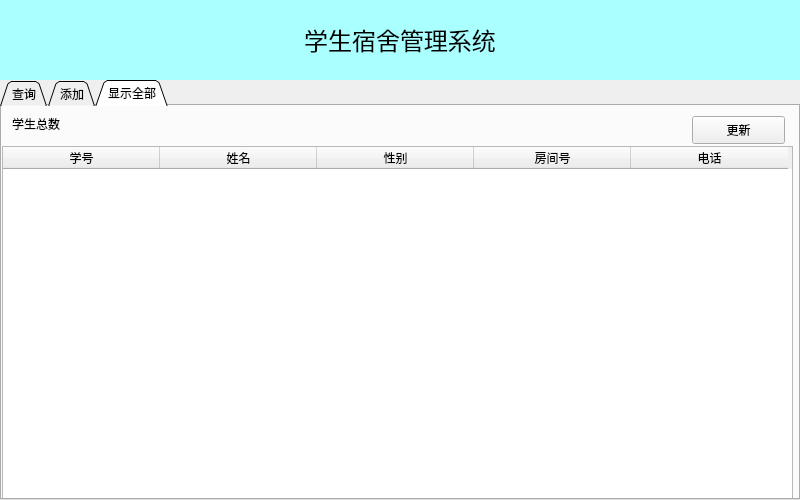
<?xml version="1.0" encoding="UTF-8"?>
<ui version="4.0">
 <class>MainWindow</class>
 <widget class="QMainWindow" name="MainWindow">
  <property name="geometry">
   <rect>
    <x>0</x>
    <y>0</y>
    <width>800</width>
    <height>500</height>
   </rect>
  </property>
  <property name="sizePolicy">
   <sizepolicy hsizetype="Fixed" vsizetype="Fixed">
    <horstretch>0</horstretch>
    <verstretch>0</verstretch>
   </sizepolicy>
  </property>
  <property name="windowTitle">
   <string>MainWindow</string>
  </property>
  <widget class="QWidget" name="centralwidget">
   <widget class="QLabel" name="label">
    <property name="geometry">
     <rect>
      <x>0</x>
      <y>0</y>
      <width>800</width>
      <height>80</height>
     </rect>
    </property>
    <property name="font">
     <font>
      <family>方正粗黑宋简体</family>
      <pointsize>18</pointsize>
     </font>
    </property>
    <property name="styleSheet">
     <string notr="true">background-color: rgb(170, 255, 255);</string>
    </property>
    <property name="text">
     <string>学生宿舍管理系统</string>
    </property>
    <property name="textFormat">
     <enum>Qt::AutoText</enum>
    </property>
    <property name="alignment">
     <set>Qt::AlignCenter</set>
    </property>
   </widget>
   <widget class="QTabWidget" name="tabWidget">
    <property name="geometry">
     <rect>
      <x>0</x>
      <y>80</y>
      <width>800</width>
      <height>420</height>
     </rect>
    </property>
    <property name="layoutDirection">
     <enum>Qt::LeftToRight</enum>
    </property>
    <property name="tabPosition">
     <enum>QTabWidget::North</enum>
    </property>
    <property name="tabShape">
     <enum>QTabWidget::Triangular</enum>
    </property>
    <property name="currentIndex">
     <number>2</number>
    </property>
    <property name="elideMode">
     <enum>Qt::ElideNone</enum>
    </property>
    <property name="usesScrollButtons">
     <bool>true</bool>
    </property>
    <property name="documentMode">
     <bool>false</bool>
    </property>
    <property name="tabsClosable">
     <bool>false</bool>
    </property>
    <widget class="QWidget" name="tab">
     <attribute name="title">
      <string>查询</string>
     </attribute>
     <widget class="QWidget" name="widget" native="true">
      <property name="geometry">
       <rect>
        <x>210</x>
        <y>50</y>
        <width>341</width>
        <height>51</height>
       </rect>
      </property>
      <layout class="QHBoxLayout" name="horizontalLayout">
       <item>
        <widget class="QLabel" name="label_2">
         <property name="text">
          <string>学号</string>
         </property>
         <property name="alignment">
          <set>Qt::AlignCenter</set>
         </property>
        </widget>
       </item>
       <item>
        <spacer name="horizontalSpacer">
         <property name="orientation">
          <enum>Qt::Horizontal</enum>
         </property>
         <property name="sizeHint" stdset="0">
          <size>
           <width>40</width>
           <height>20</height>
          </size>
         </property>
        </spacer>
       </item>
       <item>
        <widget class="QLineEdit" name="lineEdit"/>
       </item>
       <item>
        <widget class="QPushButton" name="pushButton">
         <property name="text">
          <string>查询</string>
         </property>
        </widget>
       </item>
      </layout>
     </widget>
     <widget class="QTableWidget" name="tableWidget">
      <property name="geometry">
       <rect>
        <x>80</x>
        <y>140</y>
        <width>646</width>
        <height>68</height>
       </rect>
      </property>
      <property name="rowCount">
       <number>1</number>
      </property>
      <row/>
      <column>
       <property name="text">
        <string>学号</string>
       </property>
      </column>
      <column>
       <property name="text">
        <string>姓名</string>
       </property>
      </column>
      <column>
       <property name="text">
        <string>性别</string>
       </property>
      </column>
      <column>
       <property name="text">
        <string>房间号</string>
       </property>
      </column>
      <column>
       <property name="text">
        <string>电话</string>
       </property>
      </column>
     </widget>
     <widget class="QWidget" name="widget_2" native="true">
      <property name="geometry">
       <rect>
        <x>270</x>
        <y>250</y>
        <width>215</width>
        <height>50</height>
       </rect>
      </property>
      <layout class="QHBoxLayout" name="horizontalLayout_2">
       <item>
        <widget class="QPushButton" name="pushButton_2">
         <property name="text">
          <string>修改</string>
         </property>
        </widget>
       </item>
       <item>
        <widget class="QPushButton" name="pushButton_3">
         <property name="text">
          <string>删除</string>
         </property>
        </widget>
       </item>
      </layout>
     </widget>
    </widget>
    <widget class="QWidget" name="tab_3">
     <attribute name="title">
      <string>添加</string>
     </attribute>
     <widget class="QWidget" name="widget_3" native="true">
      <property name="geometry">
       <rect>
        <x>250</x>
        <y>90</y>
        <width>251</width>
        <height>211</height>
       </rect>
      </property>
      <layout class="QGridLayout" name="gridLayout">
       <item row="4" column="0">
        <widget class="QLabel" name="label_5">
         <property name="text">
          <string>性别</string>
         </property>
        </widget>
       </item>
       <item row="8" column="0">
        <widget class="QLabel" name="label_7">
         <property name="text">
          <string>电话</string>
         </property>
        </widget>
       </item>
       <item row="0" column="1">
        <widget class="QLineEdit" name="lineEdit_2"/>
       </item>
       <item row="6" column="0">
        <widget class="QLabel" name="label_6">
         <property name="text">
          <string>房间号</string>
         </property>
        </widget>
       </item>
       <item row="4" column="1">
        <widget class="QLineEdit" name="lineEdit_4"/>
       </item>
       <item row="1" column="1">
        <spacer name="verticalSpacer">
         <property name="orientation">
          <enum>Qt::Vertical</enum>
         </property>
         <property name="sizeHint" stdset="0">
          <size>
           <width>20</width>
           <height>40</height>
          </size>
         </property>
        </spacer>
       </item>
       <item row="6" column="1">
        <widget class="QLineEdit" name="lineEdit_5"/>
       </item>
       <item row="5" column="1">
        <spacer name="verticalSpacer_3">
         <property name="orientation">
          <enum>Qt::Vertical</enum>
         </property>
         <property name="sizeHint" stdset="0">
          <size>
           <width>20</width>
           <height>40</height>
          </size>
         </property>
        </spacer>
       </item>
       <item row="2" column="0">
        <widget class="QLabel" name="label_4">
         <property name="text">
          <string>姓名</string>
         </property>
        </widget>
       </item>
       <item row="0" column="0">
        <widget class="QLabel" name="label_3">
         <property name="text">
          <string>学号</string>
         </property>
        </widget>
       </item>
       <item row="8" column="1">
        <widget class="QLineEdit" name="lineEdit_6"/>
       </item>
       <item row="3" column="1">
        <spacer name="verticalSpacer_2">
         <property name="orientation">
          <enum>Qt::Vertical</enum>
         </property>
         <property name="sizeHint" stdset="0">
          <size>
           <width>20</width>
           <height>40</height>
          </size>
         </property>
        </spacer>
       </item>
       <item row="2" column="1">
        <widget class="QLineEdit" name="lineEdit_3"/>
       </item>
       <item row="7" column="1">
        <spacer name="verticalSpacer_4">
         <property name="orientation">
          <enum>Qt::Vertical</enum>
         </property>
         <property name="sizeHint" stdset="0">
          <size>
           <width>20</width>
           <height>40</height>
          </size>
         </property>
        </spacer>
       </item>
      </layout>
     </widget>
     <widget class="QPushButton" name="pushButton_4">
      <property name="geometry">
       <rect>
        <x>330</x>
        <y>330</y>
        <width>93</width>
        <height>28</height>
       </rect>
      </property>
      <property name="text">
       <string>添加</string>
      </property>
     </widget>
    </widget>
    <widget class="QWidget" name="tab_2">
     <attribute name="title">
      <string>显示全部</string>
     </attribute>
     <widget class="QTableWidget" name="tableWidget_2">
      <property name="geometry">
       <rect>
        <x>0</x>
        <y>40</y>
        <width>791</width>
        <height>461</height>
       </rect>
      </property>
      <property name="verticalScrollMode">
       <enum>QAbstractItemView::ScrollPerPixel</enum>
      </property>
      <property name="horizontalScrollMode">
       <enum>QAbstractItemView::ScrollPerPixel</enum>
      </property>
      <attribute name="horizontalHeaderDefaultSectionSize">
       <number>157</number>
      </attribute>
      <column>
       <property name="text">
        <string>学号</string>
       </property>
      </column>
      <column>
       <property name="text">
        <string>姓名</string>
       </property>
      </column>
      <column>
       <property name="text">
        <string>性别</string>
       </property>
      </column>
      <column>
       <property name="text">
        <string>房间号</string>
       </property>
      </column>
      <column>
       <property name="text">
        <string>电话</string>
       </property>
      </column>
     </widget>
     <widget class="QLabel" name="label_8">
      <property name="geometry">
       <rect>
        <x>10</x>
        <y>10</y>
        <width>72</width>
        <height>15</height>
       </rect>
      </property>
      <property name="text">
       <string>学生总数</string>
      </property>
     </widget>
     <widget class="QLabel" name="label_9">
      <property name="geometry">
       <rect>
        <x>90</x>
        <y>5</y>
        <width>72</width>
        <height>20</height>
       </rect>
      </property>
      <property name="text">
       <string/>
      </property>
     </widget>
     <widget class="QPushButton" name="pushButton_5">
      <property name="geometry">
       <rect>
        <x>690</x>
        <y>10</y>
        <width>93</width>
        <height>28</height>
       </rect>
      </property>
      <property name="text">
       <string>更新</string>
      </property>
     </widget>
    </widget>
   </widget>
  </widget>
 </widget>
 <resources/>
 <connections>
  <connection>
   <sender>pushButton_2</sender>
   <signal>clicked()</signal>
   <receiver>MainWindow</receiver>
   <slot>consult()</slot>
   <hints>
    <hint type="sourcelabel">
     <x>342</x>
     <y>374</y>
    </hint>
    <hint type="destinationlabel">
     <x>72</x>
     <y>0</y>
    </hint>
   </hints>
  </connection>
  <connection>
   <sender>pushButton</sender>
   <signal>clicked()</signal>
   <receiver>MainWindow</receiver>
   <slot>consult()</slot>
   <hints>
    <hint type="sourcelabel">
     <x>541</x>
     <y>186</y>
    </hint>
    <hint type="destinationlabel">
     <x>585</x>
     <y>0</y>
    </hint>
   </hints>
  </connection>
  <connection>
   <sender>pushButton_3</sender>
   <signal>clicked()</signal>
   <receiver>MainWindow</receiver>
   <slot>delete()</slot>
   <hints>
    <hint type="sourcelabel">
     <x>475</x>
     <y>386</y>
    </hint>
    <hint type="destinationlabel">
     <x>600</x>
     <y>0</y>
    </hint>
   </hints>
  </connection>
  <connection>
   <sender>pushButton_2</sender>
   <signal>clicked()</signal>
   <receiver>MainWindow</receiver>
   <slot>modify()</slot>
   <hints>
    <hint type="sourcelabel">
     <x>322</x>
     <y>377</y>
    </hint>
    <hint type="destinationlabel">
     <x>361</x>
     <y>0</y>
    </hint>
   </hints>
  </connection>
  <connection>
   <sender>pushButton_4</sender>
   <signal>clicked()</signal>
   <receiver>MainWindow</receiver>
   <slot>add()</slot>
   <hints>
    <hint type="sourcelabel">
     <x>378</x>
     <y>450</y>
    </hint>
    <hint type="destinationlabel">
     <x>645</x>
     <y>0</y>
    </hint>
   </hints>
  </connection>
  <connection>
   <sender>tabWidget</sender>
   <signal>tabBarClicked(int)</signal>
   <receiver>MainWindow</receiver>
   <slot>showAll()</slot>
   <hints>
    <hint type="sourcelabel">
     <x>157</x>
     <y>90</y>
    </hint>
    <hint type="destinationlabel">
     <x>582</x>
     <y>-13</y>
    </hint>
   </hints>
  </connection>
  <connection>
   <sender>pushButton_5</sender>
   <signal>clicked()</signal>
   <receiver>MainWindow</receiver>
   <slot>showAll()</slot>
   <hints>
    <hint type="sourcelabel">
     <x>704</x>
     <y>117</y>
    </hint>
    <hint type="destinationlabel">
     <x>465</x>
     <y>-23</y>
    </hint>
   </hints>
  </connection>
 </connections>
 <slots>
  <slot>consult()</slot>
  <slot>delete()</slot>
  <slot>modify()</slot>
  <slot>add()</slot>
  <slot>showAll()</slot>
 </slots>
</ui>
